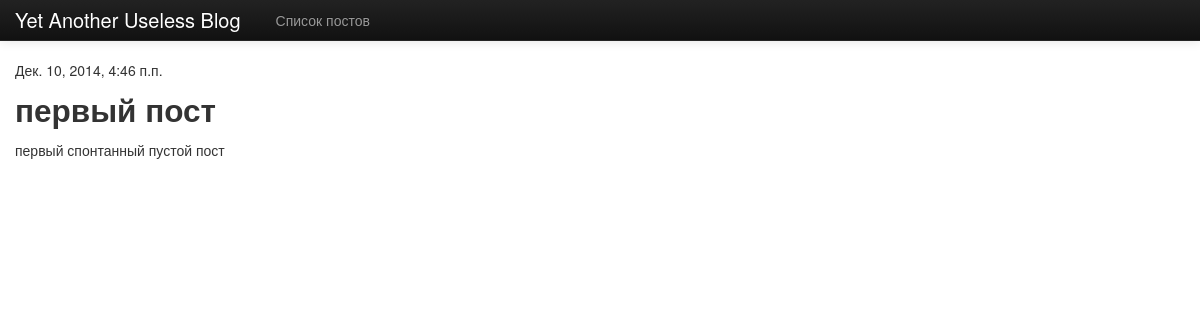
Page /blog/1/ on the committed database.
### blog/models.py (models this page shows, shortened)
class Post(models.Model):
    title = models.CharField(max_length=255)  # заголовок поста
    datetime = models.DateTimeField(u'Дата публикации')  # дата публикации
    content = models.TextField(max_length=10000)  # текст поста

### blog/views.py (the view)
# urls.py: url(r'^(?P<pk>\d+)/$', PostDetailView.as_view()), # а по URL http://имя_сайта/blog/число/
class PostDetailView(DetailView): # детализированное представление модели
    model = Post

### blog/templates/blog/post_detail.html
{% extends 'blog/base.html' %}
{% block content %}
<p>{{ post.datetime }}</p>
<h2>{{ post.title }}</h2>
<p>{{ post.content }}</p>
{% endblock %}

### blog/templates/blog/base.html (style rules this page uses)
body { padding-top: 60px; }

### rows in the picture
Post: datetime "Дек. 10, 2014, 4:46 п.п.", title "первый пост", content "первый спонтанный пустой пост"
